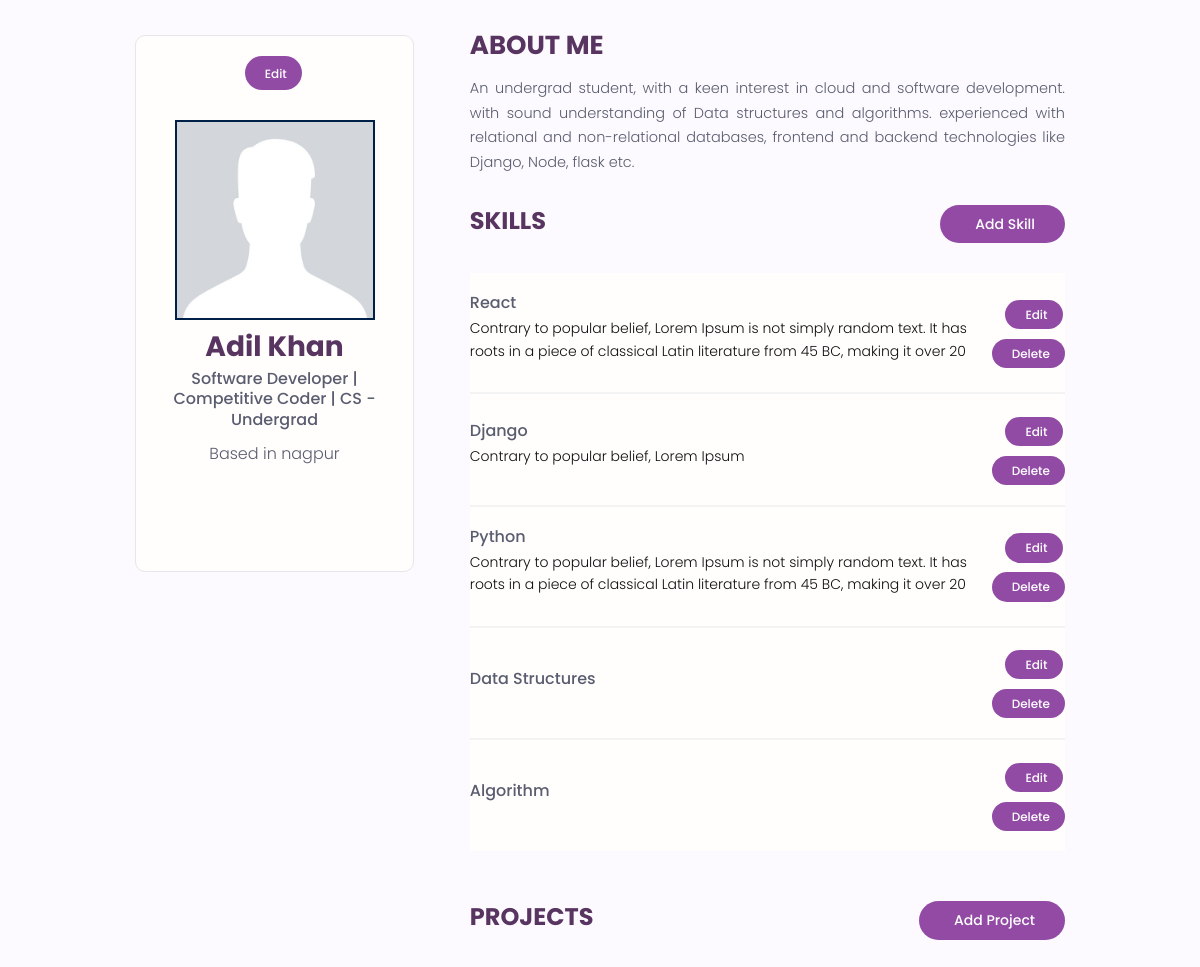
Page /users/account/ (signed in) on the committed database.
### users/models.py (models this page shows, shortened)
class Profile(models.Model):
    user = models.OneToOneField(User,on_delete=models.CASCADE,null=True,blank=True)
    name = models.CharField(max_length = 100,blank=True,null=True)
    email = models.EmailField(max_length=100,blank=True,null=True)
    username  = models.CharField(max_length = 100,blank=True,null=True)
    location = models.CharField(max_length = 500,blank=True,null=True)
    short_intro  = models.CharField(max_length = 180,blank=True,null=True)
    bio = models.TextField(blank=True,null=True)
    profile_image = models.ImageField(null=True,blank=True,upload_to = 'profiles/',default ="profiles/avatar.jpeg" )
    social_github =  models.CharField(max_length = 5000,blank=True,null=True)
    social_twitter =  models.CharField(max_length = 5000,blank=True,null=True)
    social_linkedin =  models.CharField(max_length = 5000,blank=True,null=True)
    social_website =  models.CharField(max_length = 5000,blank=True,null=True)
    created = models.DateTimeField(auto_now_add=True)
    id = models.UUIDField(default = uuid.uuid4, unique=True,primary_key=True,editable=False)
    class Meta:
        ordering = ['created']
    @property
    def imageUrl(self):
        try:
            url = self.profile_image.url
        except:
            url = ''
        return url

class Skill(models.Model):
    owner = models.ForeignKey(Profile,on_delete = models.CASCADE,null=True)
    name = models.CharField(max_length = 100,blank=True,null=True)
    description = models.TextField(blank=True,null=True)
    created = models.DateTimeField(auto_now_add=True)
    id = models.UUIDField(default = uuid.uuid4, unique=True,primary_key=True,editable=False)

### users/views.py (the view)
# urls.py: path('account/',views.userAccount,name="account"),
@login_required(login_url='login')
def userAccount(request):
    profile  = request.user.profile
    topSkills  = profile.skill_set.all()
    projects = profile.project_set.all()
    context = {'profile':profile,'topSkills':topSkills,'projects':projects}
    return render(request,'users/account.html',context)

### users/templates/users/account.html (shortened to what this page needs)
{%extends 'main.html'%}
{%block content%}
  <main class="settingsPage profile my-md">
    <div class="container">
      <div class="layout">
        <div class="column column--1of3">
          <div class="card text-center">
            <div class="card__body dev">
              <a class="tag tag--pill tag--main settings__btn" style="background-color:rgba(135, 56, 156,0.9)!important;color:white;" href="{%url 'edit-account'%}"> Edit</a>
              <img  style="border-radius:0%" class="avatar avatar--xl dev__avatar" src="{{profile.imageUrl}}"/>
              <h2 class="dev__name" style="color:#583461">{{profile.name}}</h2>
              <p class="dev__title" style="color:#5a5d6f;">{{profile.short_intro}}</p>
              <p class="dev__location" style="color:#5a5d6f;">Based in {{profile.location}}</p>
              <ul class="dev__social">
              </ul>
            </div>
          </div>
        </div>
        <div class="column column--2of3">
          <div class="devInfo">
            <h3 class="devInfo__title" style="color:#583461" >About Me</h3>
            <p class="devInfo__about" style="color:#5a5d6f;">
                {{profile.bio}}
            </p>
          </div>
          <div class="settings">
            <h3 class="settings__title" style="color:#583461">Skills</h3>
            <a class="tag tag--pill tag--sub settings__btn tag--lg" style="background-color:rgba(135, 56, 156,0.9)!important;color:white;" href="{% url 'create-skill' %}"> Add Skill</a>
          </div>
          <table class="settings__table">
             {% for skill in topSkills%}
            <tr>
              <td class="settings__tableInfo" style="color:#5a5d6f;">
                <h4>{{skill.name}}</h4>
                <p>
                    {{skill.description|slice:"150"}}
                </p>
              </td>
              <td class="settings__tableActions">
                <a class="tag tag--pill tag--main settings__btn" style="background-color:rgba(135, 56, 156,0.9)!important;color:white;" href="{%url 'update-skill' skill.id%}"> Edit</a>
                <a class="tag tag--pill tag--main settings__btn" style="background-color:rgba(135, 56, 156,0.9)!important;color:white;" href="{% url 'delete-skill' skill.id%}">
                  Delete</a>
              </td>
            </tr>
            {%endfor%}
          </table>
          <div class="settings">
            <h3 class="settings__title" style="color:#583461" > Projects</h3>
            <a class="tag tag--pill tag--sub settings__btn tag--lg" style="background-color:rgba(135, 56, 156,0.9)!important;color:white;" href="{%url 'create-project'%}"> Add Project</a>
          </div>
        </div>
      </div>
    </div>
  </main>
{%endblock%}

### static/styles/app.css (style rules this page uses)
:root { --color-sub: #2d2d3; }
.card { border: 1px solid var(--color-light); }
img { width: 100%; }
.profile .card > .dev { padding: 2rem; }
.dev__avatar { display: block; margin: auto; }
.dev__name { color: var(--color-sub); font-size: 2.8rem; font-weight: 700; margin-top: 1rem; margin-bottom: 0.5rem; }
.dev__title { font-size: 1.6rem; font-weight: 500; line-height: 1.3; }
.dev__location { margin-top: 1rem; }
.dev__social { margin: 3rem 0; list-style: none; display: flex; justify-content: center; gap: 1.5rem; }
.devInfo { margin-bottom: 3rem; }
.devInfo__title, .devInfo__subtitle { font-size: 2.6rem; color: var(--color-sub); text-transform: uppercase; font-weight: 700; margin-bottom: 1.5rem; }
.devInfo__about, .devSkill__info { font-size: 1.45rem; line-height: 1.7; text-align: justify; }
.settingsPage .dev > .settings__btn { display: inline-block; margin-bottom: 3rem; }
.settings { display: flex; justify-content: space-between; align-items: center; }
.settings__title { font-size: 2.4rem; text-transform: uppercase; font-weight: 700; color: var(--color-sub); }
.settings__table { margin-top: 3rem; margin-bottom: 5rem; padding: 0 3rem; background: var(--color-white); }
.settings__table tr { width: 100%; }
.settings__table tr > td { padding: 2rem 0; }
.settings__table tr:not(:last-child) td { border-bottom: 2px solid var(--color-white-light); }
.settings__tableInfo { width: 100%; }
.settings__tableInfo h4, .settings__tableInfo a { padding-right: 1rem; width: auto; font-size: 1.6rem; font-weight: 500; color: var(--color-sub); }
.settings__tableInfo p { font-size: 1.4rem; }
.settings__tableActions { text-align: right; }

### static/uikit/styles/modules/_variables.css (style rules this page uses)
:root { --color-main: #002147; --color-main-light: #e6faff; --color-sub: #002e63; --color-sub-light: #002e63; --color-sub-lighter: #e1e1f7; --color-text: rgb(15, 15, 15); --color-gray: #8b8b8b; --color-light: #e5e7eb; --color-light-gray: #767676; --color-bg: #f8fafd; --color-white: #fffefd; --color-white-light: #f3f3f3; --color-success: #359e64; --color-success-bg: #def8e8; --color-error: #fc4b0b; --color-error-bg: #fff2ee; --font-base: 'Poppins', arial, helvetica, 'Segoe UI', roboto, ubuntu, sans-serif; --font-monospace: 'Fira Code', 'Courier New', courier, monospace; --font-regular: 300; --font-medium: 500; --font-bold: 700; --generic-shadow: 1px 1px 5px #00000010; --generic-transition: all 0.3s ease-in-out; --border-radius:2rem; --card-border-radius:1rem; --btn-padding:0.6rem 2rem; --search-padding: 0.6rem 1rem; --card-padding: 1rem; }

### static/uikit/styles/modules/_base.css (style rules this page uses)
* { margin: 0; padding: 0; box-sizing: border-box; text-rendering: optimizeLegibility; color: inherit; font-size: inherit; }
html { font-size: 50%; }
@media only screen and (min-width: 480px) { html { font-size: 56.25%; } }
@media only screen and (min-width: 1200px) { html { font-size: 62.5%; } }
body { line-height: 1.6; font-weight: 400; font-size: 1.5rem; color: var(--color-text); background-color: var(--color-bg); min-height: 100vh; }

### static/uikit/styles/modules/_typography.css (style rules this page uses)
* { font-family: var(--font-base); }
h2 { font-size: 3.6rem; font-weight: var(--font-bold); }
h3 { font-size: 3.2rem; font-weight: var(--font-medium); }
h4 { font-size: 2.8rem; font-weight: var(--font-medium); }
p, span, strong { font-size: 1.6rem; color: var(--color-text); font-weight: var(--font-regular); }
a { padding-bottom: 2px; text-decoration: none; display: inline-block; color: var(--color-main); font-weight: var(--font-medium); }

### static/uikit/styles/modules/_utilities.css (style rules this page uses)
.container { width: 92%; max-width: 165rem; margin: 0 auto; box-sizing: border-box; }
@media screen and (min-width: 1000px) { .container { width: 90%; } }
@media screen and (min-width: 1200px) { .container { width: 80%; } }
.text-center { text-align: center; }
.my-md { margin: 3rem auto; }

### static/uikit/styles/modules/_avatar.css (style rules this page uses)
.avatar { border-radius: 50%; border: 2px solid var(--color-main); object-fit: cover; }
.avatar--xl { height: 20rem; width: 20rem; }

### static/uikit/styles/modules/_card.css (style rules this page uses)
.card { border-radius: 1rem; background-color: var(--color-white); border: 1.5px solid var(--color-light); width: auto; height: auto; margin-top: 0.5rem; margin-bottom: 0.5rem; overflow: hidden; }
.card__body, .card__header { padding: 2rem 2.5rem; }

### static/uikit/styles/modules/_layout.css (style rules this page uses)
.layout { display: flex; flex-flow: row wrap; justify-content: space-between; }
.layout > .column { margin-bottom: 3rem; }
.layout > .column.column--1of3 { flex-basis: 30%; }
.layout > .column.column--2of3 { flex-basis: 64%; }

### templates/main.html (style rules this page uses)
body { height: 100%; background-color:rgba(130,36,227,0.020)!important; }
html { height: 100%; overflow-x: hidden; }

### rows in the picture
Profile: imageUrl (picture), name "Adil Khan", short_intro "Software Developer | Competitive Coder | CS -Undergrad", location "nagpur", bio "An undergrad student, with a keen interest in cloud and software development. with sound understanding of Data structures and algorithms. experienced with relational and non-relational databases, frontend and backend technologies like Django, Node, flask etc."
Skill: name "React", description "Contrary to popular belief, Lorem Ipsum is not simply random text. It has roots in a piece of classical Latin literature from 45 BC, making it over 20"
Skill: name "Django", description "Contrary to popular belief, Lorem Ipsum"
Skill: name "Python", description "Contrary to popular belief, Lorem Ipsum is not simply random text. It has roots in a piece of classical Latin literature from 45 BC, making it over 20"
Skill: name "Data Structures"
Skill: name "Algorithm"
